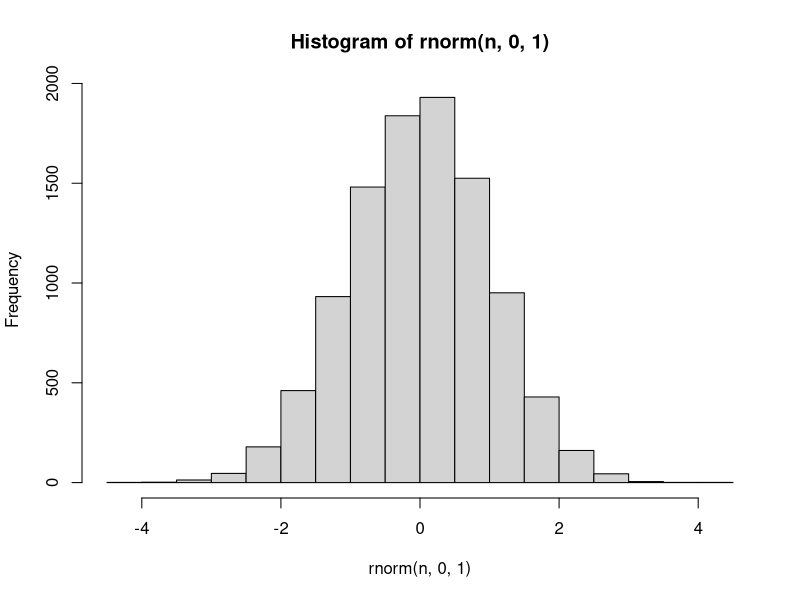

The R source for this figure: (Note: this script raises an error after producing the figure.)
#Aula 5: CEF

#6.2 Simulando para entender a CEF - prever Y pelo valor de X
# Y=Xˆ2 + U 
set.seed(234)
n <- 10000
hist(rnorm(n,0,1))

x <- rnorm(n)
u <- rnorm(n)
y <- x^2 + u

df %>% 
  ggplot(aes(x=x, y=y)) + geom_point()

m1 <- mean(y)

m2 <- median(y)
erro1 <- y - m1
erro2 <- y - m2

print(sum(erro1^2)) # 29617.43
print(sum(erro2^2)) #30395.5
#EQM da média é menor que o EQM da mediana 

#Regressão 
df <- data.frame(x=x, y=y)

reg <-  lm ( y~ x , data= df) #regressão
summary(reg) #estatísticas do modelo

#6.3.3 O erro da CEF é não-correlacionado com X
table2 <- df %>%
  mutate(total_n = sum(V1028),
         log_renda = log(renda)) %>%
  group_by(genero) %>%
  summarise(salario = round(weighted.mean(salario, w=V1028),2), freq=sum(V1028)/total_n)

table2 %>%
  head(10) %>%
  kable()

#6.4.1.1 Equação da Reta
library(ggplot2)
library(dplyr)
set.seed(1234)
n <- 1000
x <- rnorm(n)
u <- rnorm(n)
y <- 2 + 1.3*x + u

df <- data.frame(y=y, x=x)
df %>%
  ggplot(aes(x, y)) + geom_point() + geom_smooth(se=F, method="lm") +
  geom_abline(slope= .5, intercept = 1, colour="red") +
  geom_abline(slope= 3, intercept = 3, colour="green", size=1) +
  geom_abline(slope= 0, intercept = 2, colour="grey", size=1)
#No gráfico, vemos que a reta azul é melhor do que a verde e vermelha.

#encontrando os parâmetros da fórmula 
library(knitr)
df %>%
  summarise(cov_yx = cov(y,x),
            var_x = var(x),
            beta = cov_yx/var_x,
            alpha = mean(y) - beta*mean(x)) %>%
  kable(digits=3)
#| cov_yx| var_x|  beta| alpha|
#|------:|-----:|-----:|-----:|
#|  1.349| 0.995| 1.356| 2.016|

#Estimando a equação linear no R: função LM (linear model)
lm(y ~x, df)
#alpha:       beta    
#2.016        1.356  

#df nesse caso é o meu banco de dados 


